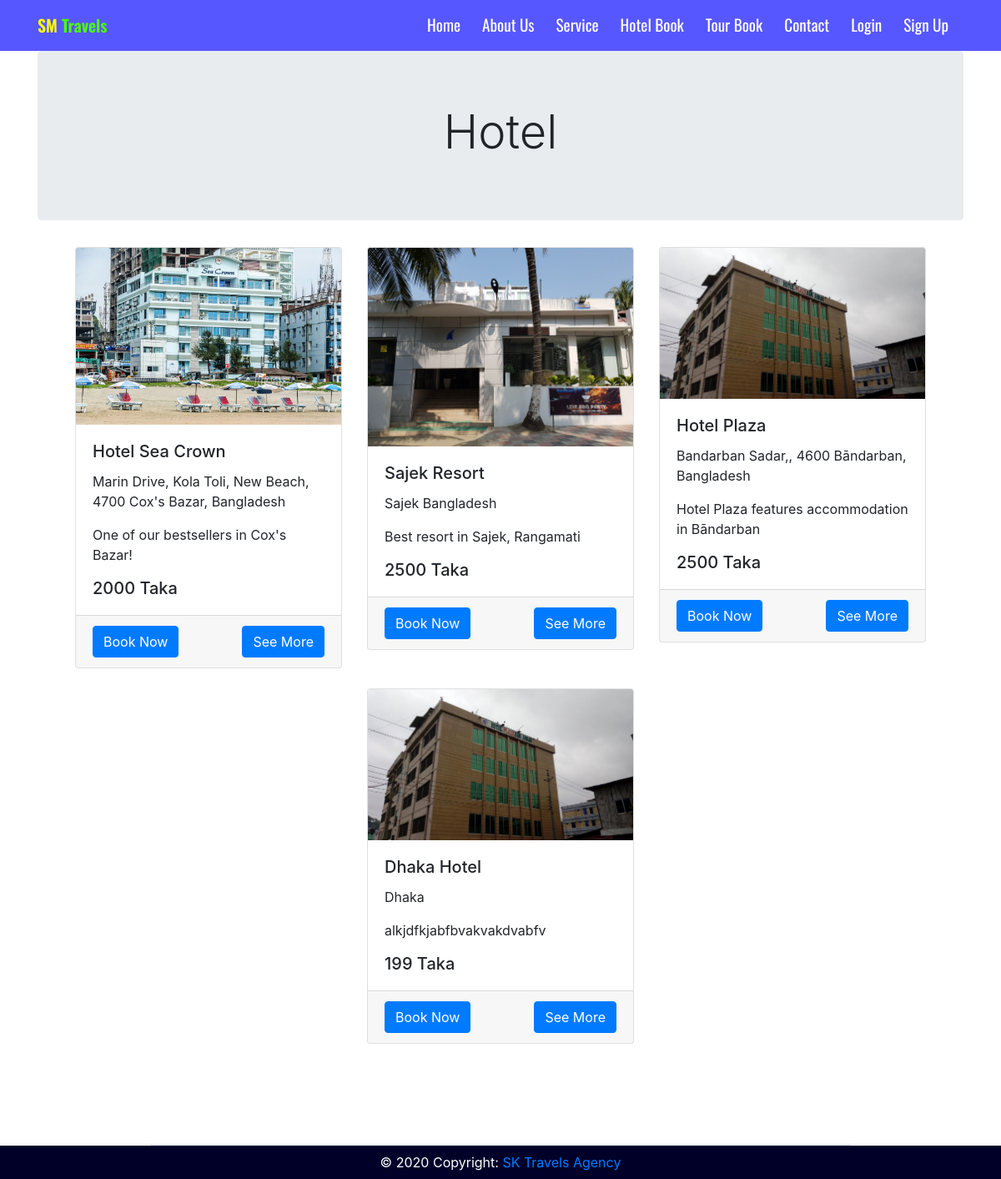
Screenshot of /hotel with the database file from the repository.
### hotels/models/hotel_list.py (models this page shows, shortened)
class Hotel_info(models.Model):
    hotel_name = models.CharField(max_length=200, default='')
    hotel_location = models.CharField(max_length=100, default='')
    hotel_sort_description = models.CharField(max_length=100, default='')
    hotel_description = models.TextField(max_length=1000, default='')
    hotel_facility = models.TextField(max_length=1000, default='')
    hotel_room_price = models.IntegerField(default=0)
    hotel_star = models.ForeignKey(Hotel_rating_in_star , on_delete=models.CASCADE , default='')
    category_location = models.ForeignKey(Locations , on_delete=models.CASCADE , default='')
    hotel_image = models.ImageField(upload_to='upload/hotel_image/')

### website/views/hotel.py (the view)
# urls.py: path('hotel', hotel.hotel, name='hotel'),
def hotel(request):
    hotel_obj = Hotel_info.objects.all()
    locations_obj = Locations.get_all_locations()
    data = {}
    data['hotel_obj'] = hotel_obj
    data['locations_obj'] = locations_obj
    return render(request, 'hotel.html', data)

### tourist_place/models/destinations_place.py (called while the page is built)
    @staticmethod
    def get_all_locations():
        return Locations.objects.all()

### templates/hotel.html (shortened to what this page needs)
{% extends 'base.html' %}
{% load static %}
{% block body %}
<section id="hotel">
    <div class="container">
        <div class="jumbotron">
            <h1 class="display-4 text-center">Hotel</h1>
        </div>
    </div>
    <div class="container add-container-margin">
        <div class="row">
            <div class="col-lg-12 col-md-12 mx-auto">
                <div class="row">
                    {% for hotel in hotel_obj %}
                    <div class="col-xl-4 col-md-6 col-sm-12 pb-4 mx-auto">
                        <div class="card">
                            <img class="card-img-top" src="{{hotel.hotel_image.url}}" alt="Card image cap">
                            <div class="card-body">
                                <h5 class="card-title">{{hotel.hotel_name}}</h5>
                                <p class="card-text">{{hotel.hotel_location}}</p>
                                <p class="card-text">{{hotel.hotel_sort_description}}</p>
                                <h5 class="card-text">{{hotel.hotel_room_price}} Taka</h5>
                            </div>
                            <div class="card-footer">
                                <a href="{% url 'hotel_details' hotel.id %}" class="btn btn-primary float-right">See
                                    More</a>
                                <a href="{% url 'hotel_booking' hotel.id %}" class="btn btn-primary float-left">Book
                                    Now</a>
                            </div>
                        </div>
                    </div>
                    {% endfor %}
                </div>
            </div>
        </div>
    </div>
    <div class="section-bottom-border"></div>
</section>
{% endblock body %}

### static/style.css (style rules this page uses)
* { margin: 0; padding: 0; box-sizing: border-box; }
html { font-family: 'Roboto Mono', monospace; }
.section-bottom-border { padding-bottom: 6rem; width: 70%; border-bottom: solid 2px #e4e6e8; margin: 0 auto; }
.add-container-margin { padding: 0 5%; }

### rows the page displays
Hotel_info: hotel_image (picture), hotel_name "Hotel Sea Crown", hotel_location "Marin Drive, Kola Toli, New Beach, 4700 Cox's Bazar, Bangladesh", hotel_sort_description "One of our bestsellers in Cox's Bazar!", hotel_room_price "2000"
Hotel_info: hotel_image (picture), hotel_name "Sajek Resort", hotel_location "Sajek Bangladesh", hotel_sort_description "Best resort in Sajek, Rangamati", hotel_room_price "2500"
Hotel_info: hotel_image (picture), hotel_name "Hotel Plaza", hotel_location "Bandarban Sadar,, 4600 Bāndarban, Bangladesh", hotel_sort_description "Hotel Plaza features accommodation in Bāndarban", hotel_room_price "2500"
Hotel_info: hotel_image (picture), hotel_name "Dhaka Hotel", hotel_location "Dhaka", hotel_sort_description "alkjdfkjabfbvakvakdvabfv", hotel_room_price "199"
